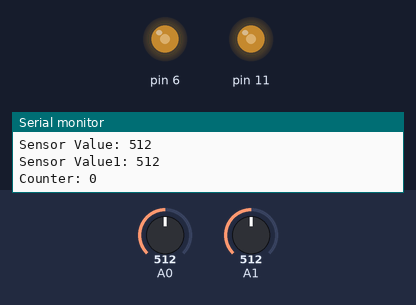
A sketch run on a simulated Arduino Uno, built with avr-gcc and run on an emulated ATmega328P. On the bench: output pins drawn as LEDs (lit = HIGH), the last lines printed to the serial monitor. Inputs (shaded band) come from the test bench; at power-on: A0 = 512, A1 = 512.

Above: at 6.3 s.
6.4 s: A0 set to 716
At 11.3 s:
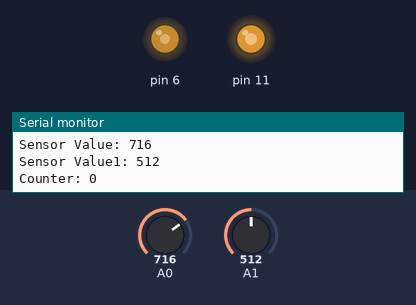
12.5 s: A1 set to 716
At 19.6 s:
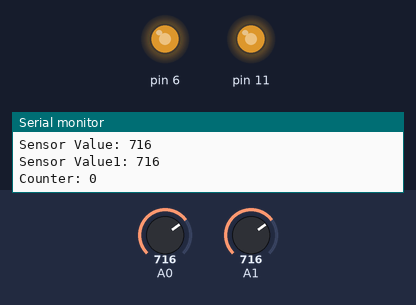
20.0 s: A0 set to 900
At 22.4 s:
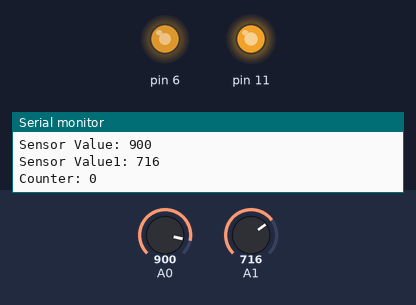
26.1 s: A1 set to 900
At 30.8 s:
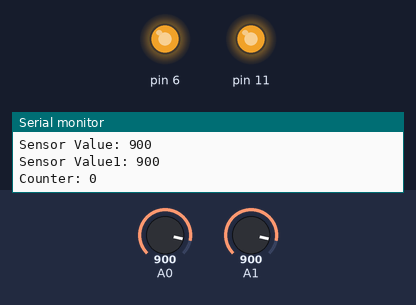
32.2 s: A0 set to 511
At 33.6 s:
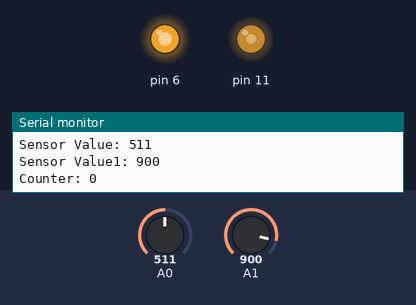
38.3 s: A1 set to 122
At 41.9 s:
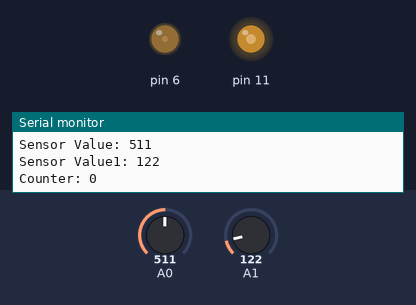
Timing chart, 0 to 43.4 s (numbered marks = the images above; inputs shaded):
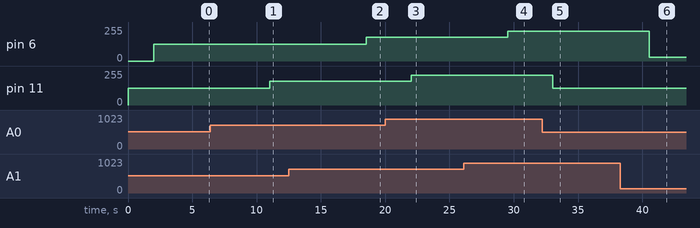

The sketch:

1-LDR.ino
```cpp
//Declaration and initialization of some variables
int sensorValue = 0;
int sensorValue1 = 0;
int counter = 0;

//constant variable(buzzer)- pin (9)
const int buzzer = 9;

//Function(setup) for declaration the pinmode
void setup()
{
  // Set SensorValue - pin A0 as an input
  pinMode(A0, INPUT);
  // Set LED(Yellow) - pin 6 as an output
  pinMode(6, OUTPUT);
  // Set SensorValue1 - pin A1 as an input
  pinMode(A1, INPUT);
  // Set LED(White) - pin 11 as an output
  pinMode(11, OUTPUT);
  // Set buzzer - pin 9 as an output
  pinMode(buzzer, OUTPUT);
  Serial.begin(9600);
}

void loop()
{
  // read the value from the sensor
  sensorValue = analogRead(A0);
  sensorValue1 = analogRead(A1);

  // print the sensor reading so you know its range
  Serial.print("Sensor Value: ");
  Serial.println(sensorValue);
  Serial.print("Sensor Value1: ");
  Serial.println(sensorValue1);
  Serial.print("Counter: ");
  Serial.println(counter);

   // map the sensor reading to a range for the LED
  analogWrite(11, map(sensorValue, 0, 1023, 0, 255));
  delay(2000); // Wait for 100 millisecond(s)
  analogWrite(6, map(sensorValue1, 0, 1023, 0, 255));
  delay(2000);


  if(sensorValue > 0 && sensorValue <= 20)
  {
    counter++;
  }
  if(sensorValue1 >0 && sensorValue1 <=80)
  {
    counter--;
  }

  delay(1500);

//check if the counter is greater than 5 or not
  if(counter>5)
  {
   Serial.print("Alarm is on\n");
   Serial.print("The room is full\n");
   for( int i = 0; i<6;i++)
   {
    // Send 1KHz sound signal for 1 sec
    tone(buzzer, 1000);
    delay(1000);

    //Stop the sound for 1 sec
    noTone(buzzer);
    delay(1000);
   }
    exit(1);

  }
  else
  {
    // Stop the sound
    noTone(buzzer);

  }
  if(counter<=0)
  {
    Serial.print("The room is empty \n");
    counter = 0;
  }
}
```

Measured:
- after the input at 6.4 s, pin 11: 127/255 → 178/255 after 4.6 s
- after the input at 12.5 s, pin 6: 127/255 → 178/255 after 6.0 s
- after the input at 20.0 s, pin 11: 178/255 → 224/255 after 2.0 s
- after the input at 26.1 s, pin 6: 178/255 → 224/255 after 3.4 s
- after the input at 32.2 s, pin 11: 224/255 → 127/255 after 0.83 s
- after the input at 38.3 s, pin 6: 224/255 → 30/255 after 2.2 s
